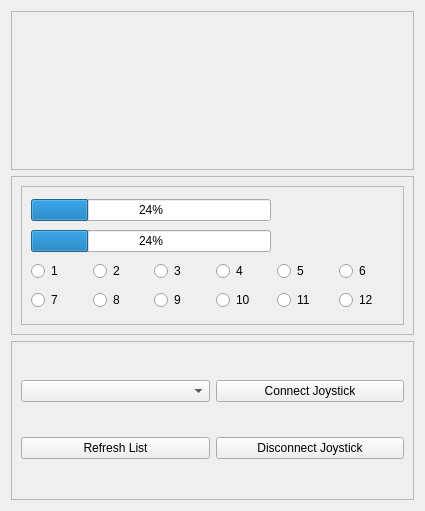
<?xml version="1.0" encoding="UTF-8"?>
<ui version="4.0">
 <class>joy_vis_widget</class>
 <widget class="QWidget" name="joy_vis_widget">
  <property name="geometry">
   <rect>
    <x>0</x>
    <y>0</y>
    <width>425</width>
    <height>511</height>
   </rect>
  </property>
  <property name="windowTitle">
   <string>Form</string>
  </property>
  <layout class="QVBoxLayout" name="verticalLayout">
   <item>
    <widget class="QFrame" name="frame">
     <property name="frameShape">
      <enum>QFrame::StyledPanel</enum>
     </property>
     <property name="frameShadow">
      <enum>QFrame::Raised</enum>
     </property>
     <layout class="QHBoxLayout" name="horizontalLayout">
      <item>
       <widget class="QWidget" name="left_stick_widget" native="true"/>
      </item>
      <item>
       <widget class="QWidget" name="right_stick_widget" native="true"/>
      </item>
     </layout>
    </widget>
   </item>
   <item>
    <widget class="QFrame" name="frame_2">
     <property name="frameShape">
      <enum>QFrame::StyledPanel</enum>
     </property>
     <property name="frameShadow">
      <enum>QFrame::Raised</enum>
     </property>
     <layout class="QVBoxLayout" name="verticalLayout_2">
      <item>
       <widget class="QFrame" name="frame_4">
        <property name="frameShape">
         <enum>QFrame::StyledPanel</enum>
        </property>
        <property name="frameShadow">
         <enum>QFrame::Raised</enum>
        </property>
        <layout class="QGridLayout" name="gridLayout">
         <item row="2" column="1">
          <widget class="QRadioButton" name="btn_2">
           <property name="enabled">
            <bool>true</bool>
           </property>
           <property name="text">
            <string>2</string>
           </property>
           <property name="checkable">
            <bool>false</bool>
           </property>
           <property name="autoExclusive">
            <bool>false</bool>
           </property>
          </widget>
         </item>
         <item row="3" column="4">
          <widget class="QRadioButton" name="btn_11">
           <property name="enabled">
            <bool>true</bool>
           </property>
           <property name="text">
            <string>11</string>
           </property>
           <property name="checkable">
            <bool>false</bool>
           </property>
           <property name="autoExclusive">
            <bool>false</bool>
           </property>
          </widget>
         </item>
         <item row="2" column="3">
          <widget class="QRadioButton" name="btn_4">
           <property name="enabled">
            <bool>true</bool>
           </property>
           <property name="text">
            <string>4</string>
           </property>
           <property name="checkable">
            <bool>false</bool>
           </property>
           <property name="autoExclusive">
            <bool>false</bool>
           </property>
          </widget>
         </item>
         <item row="3" column="1">
          <widget class="QRadioButton" name="btn_8">
           <property name="enabled">
            <bool>true</bool>
           </property>
           <property name="text">
            <string>8</string>
           </property>
           <property name="checkable">
            <bool>false</bool>
           </property>
           <property name="autoExclusive">
            <bool>false</bool>
           </property>
          </widget>
         </item>
         <item row="2" column="0">
          <widget class="QRadioButton" name="btn_1">
           <property name="enabled">
            <bool>true</bool>
           </property>
           <property name="text">
            <string>1</string>
           </property>
           <property name="checkable">
            <bool>false</bool>
           </property>
           <property name="autoExclusive">
            <bool>false</bool>
           </property>
          </widget>
         </item>
         <item row="2" column="4">
          <widget class="QRadioButton" name="btn_5">
           <property name="enabled">
            <bool>true</bool>
           </property>
           <property name="text">
            <string>5</string>
           </property>
           <property name="checkable">
            <bool>false</bool>
           </property>
           <property name="autoExclusive">
            <bool>false</bool>
           </property>
          </widget>
         </item>
         <item row="2" column="2">
          <widget class="QRadioButton" name="btn_3">
           <property name="enabled">
            <bool>true</bool>
           </property>
           <property name="text">
            <string>3</string>
           </property>
           <property name="checkable">
            <bool>false</bool>
           </property>
           <property name="autoExclusive">
            <bool>false</bool>
           </property>
          </widget>
         </item>
         <item row="3" column="2">
          <widget class="QRadioButton" name="btn_9">
           <property name="enabled">
            <bool>true</bool>
           </property>
           <property name="text">
            <string>9</string>
           </property>
           <property name="checkable">
            <bool>false</bool>
           </property>
           <property name="autoExclusive">
            <bool>false</bool>
           </property>
          </widget>
         </item>
         <item row="3" column="3">
          <widget class="QRadioButton" name="btn_10">
           <property name="enabled">
            <bool>true</bool>
           </property>
           <property name="text">
            <string>10</string>
           </property>
           <property name="checkable">
            <bool>false</bool>
           </property>
           <property name="autoExclusive">
            <bool>false</bool>
           </property>
          </widget>
         </item>
         <item row="3" column="0">
          <widget class="QRadioButton" name="btn_7">
           <property name="enabled">
            <bool>true</bool>
           </property>
           <property name="text">
            <string>7</string>
           </property>
           <property name="checkable">
            <bool>false</bool>
           </property>
           <property name="autoExclusive">
            <bool>false</bool>
           </property>
          </widget>
         </item>
         <item row="2" column="5">
          <widget class="QRadioButton" name="btn_6">
           <property name="enabled">
            <bool>true</bool>
           </property>
           <property name="text">
            <string>6</string>
           </property>
           <property name="checkable">
            <bool>false</bool>
           </property>
           <property name="autoExclusive">
            <bool>false</bool>
           </property>
          </widget>
         </item>
         <item row="3" column="5">
          <widget class="QRadioButton" name="btn_12">
           <property name="enabled">
            <bool>true</bool>
           </property>
           <property name="text">
            <string>12</string>
           </property>
           <property name="checkable">
            <bool>false</bool>
           </property>
           <property name="autoExclusive">
            <bool>false</bool>
           </property>
          </widget>
         </item>
         <item row="0" column="4" rowspan="2" colspan="2">
          <widget class="QWidget" name="d_pad_widget" native="true"/>
         </item>
         <item row="0" column="0" colspan="4">
          <widget class="QProgressBar" name="left_trigger">
           <property name="value">
            <number>24</number>
           </property>
          </widget>
         </item>
         <item row="1" column="0" colspan="4">
          <widget class="QProgressBar" name="right_trigger">
           <property name="value">
            <number>24</number>
           </property>
          </widget>
         </item>
        </layout>
       </widget>
      </item>
     </layout>
    </widget>
   </item>
   <item>
    <widget class="QFrame" name="frame_3">
     <property name="frameShape">
      <enum>QFrame::StyledPanel</enum>
     </property>
     <property name="frameShadow">
      <enum>QFrame::Raised</enum>
     </property>
     <layout class="QGridLayout" name="gridLayout_2">
      <item row="0" column="1">
       <widget class="QPushButton" name="connect_joystick">
        <property name="text">
         <string>Connect Joystick</string>
        </property>
       </widget>
      </item>
      <item row="1" column="1">
       <widget class="QPushButton" name="disconnect_joysticks">
        <property name="text">
         <string>Disconnect Joystick</string>
        </property>
       </widget>
      </item>
      <item row="1" column="0">
       <widget class="QPushButton" name="refresh_joysticks">
        <property name="text">
         <string>Refresh List</string>
        </property>
       </widget>
      </item>
      <item row="0" column="0">
       <widget class="QComboBox" name="joysticks_list"/>
      </item>
     </layout>
    </widget>
   </item>
  </layout>
 </widget>
 <resources/>
 <connections/>
</ui>
